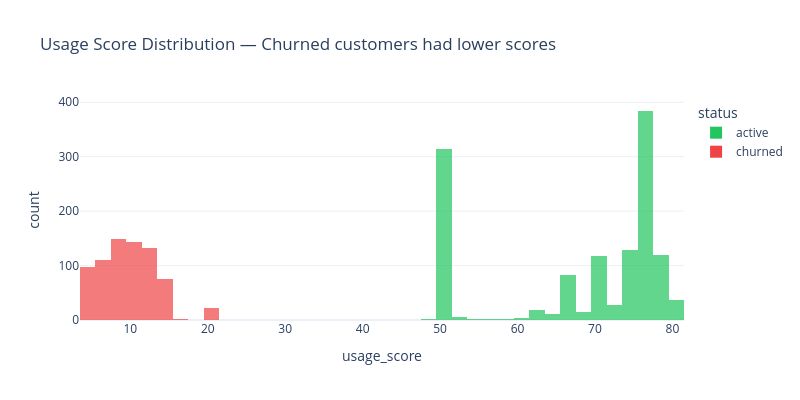

The code cell stored with this chart in its notebook:
### Code cell
# ── Usage score distribution: churned vs active ──
usage = q("""
    SELECT usage_score, status FROM v_saas_customers_clean
""")

fig = px.histogram(usage, x="usage_score", color="status", barmode="overlay",
                   nbins=40, title="Usage Score Distribution — Churned customers had lower scores",
                   color_discrete_map={"active":"#22c55e", "churned":"#ef4444"},
                   opacity=0.7)
fig.update_layout(height=400, width=800)
fig.show()

print("\nAvg usage score:")
for status in ["active", "churned"]:
    avg = usage[usage.status == status].usage_score.mean()
    print(f"  {status}: {avg:.1f}")

### Figure 1 — Plotly figure (JSON) as saved in the notebook; plotly's stock layout.template omitted (floating-point values rounded to 4 significant figures; data arrays with more than 128 entries replaced by an {"elided": "..."} marker saying what was removed)
{"data": [{"bingroup": "x", "hovertemplate": "status=active<br>usage_score=%{x}<br>count=%{y}<extra></extra>", "legendgroup": "active", "marker": {"color": "#22c55e", "opacity": 0.7, "pattern": {"shape": ""}}, "name": "active", "nbinsx": 40, "orientation": "v", "showlegend": true, "type": "histogram", "x": {"elided": "1268 int values"}, "xaxis": "x", "yaxis": "y"}, {"bingroup": "x", "hovertemplate": "status=churned<br>usage_score=%{x}<br>count=%{y}<extra></extra>", "legendgroup": "churned", "marker": {"color": "#ef4444", "opacity": 0.7, "pattern": {"shape": ""}}, "name": "churned", "nbinsx": 40, "orientation": "v", "showlegend": true, "type": "histogram", "x": {"elided": "732 int values"}, "xaxis": "x", "yaxis": "y"}], "layout": {"barmode": "overlay", "height": 400, "legend": {"title": {"text": "status"}, "tracegroupgap": 0}, "title": {"text": "Usage Score Distribution — Churned customers had lower scores"}, "width": 800, "xaxis": {"anchor": "y", "domain": [0, 1], "title": {"text": "usage_score"}}, "yaxis": {"anchor": "x", "domain": [0, 1], "title": {"text": "count"}}}}
